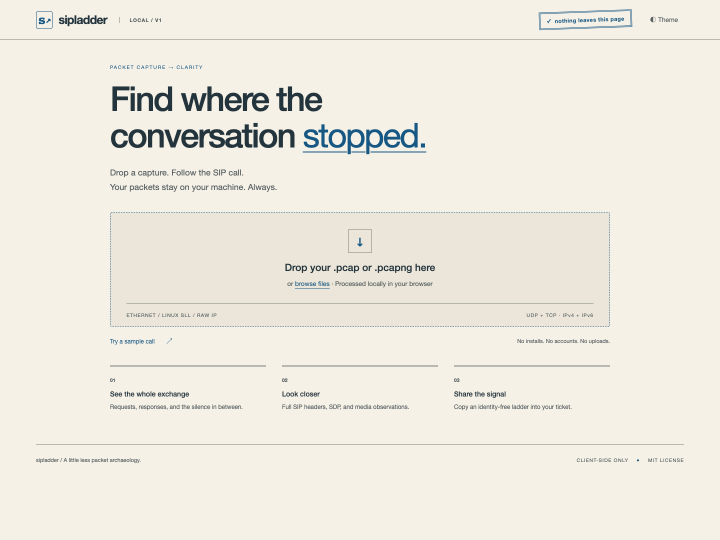
#> input picture docs/screenshots/01-drop.png, 1440 x 1080 px, found by its file name (shown at 1/2 size)
$ python make-demo.py
#> lines starting #> are read from the running program, lines starting #| are printed output that depends on the picture
"""Convert browser-check screenshots into the README animation. Requires Pillow."""
from PIL import Image, ImageOps
from pathlib import Path
frames = []
for name in ['01-drop.png', '02-ladder.png', '03-detail.png']:
    image = Image.open(Path('docs/screenshots') / name).convert('RGB')
#> image is the input picture: PIL image 1440x1080 RGB; mean R, G, B 238.3, 234.9, 225.1
    image = ImageOps.pad(image, (1100, 890), color='#f5f1e7', method=Image.Resampling.LANCZOS)
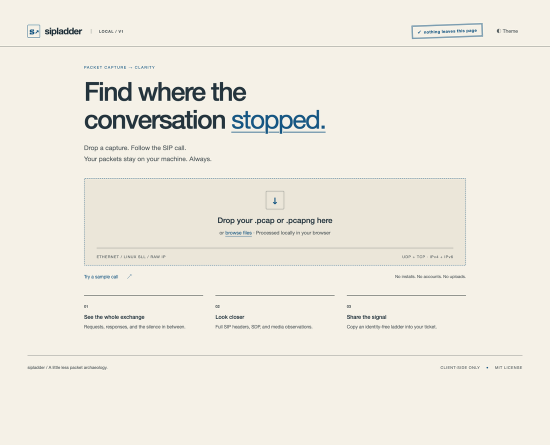
#> image: PIL image 1100x890 RGB (shown at 1/2 size); mean R, G, B 238.8, 235.4, 225.6
    frames.append(image.quantize(colors=128))
#> pass 2 of the loop `for name in ['01-drop.png', '02-ladder.png', '03-detail.png']:`:
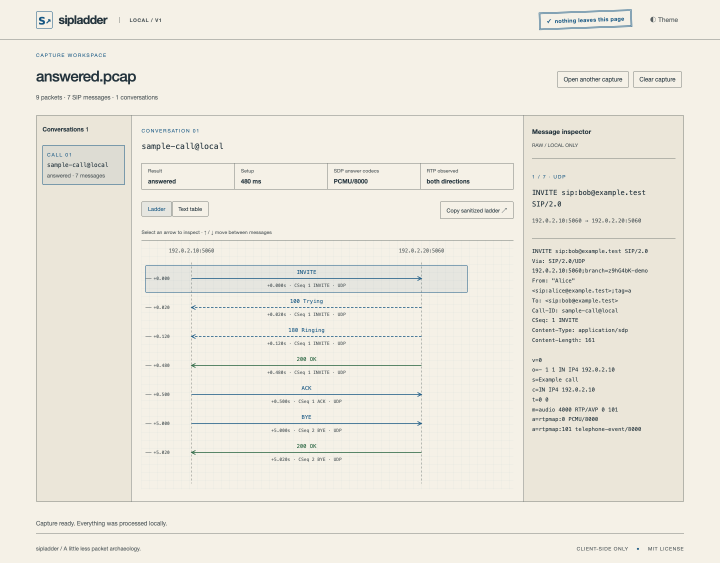
#> input picture docs/screenshots/02-ladder.png, 1440 x 1126 px, found by its file name (shown at 1/2 size)
#> image is the input picture: PIL image 1440x1126 RGB; mean R, G, B 237.2, 233.8, 223.8
#> `image = ImageOps.pad(image, (1100, 890), color='#f5f1e7', method=Image..`:
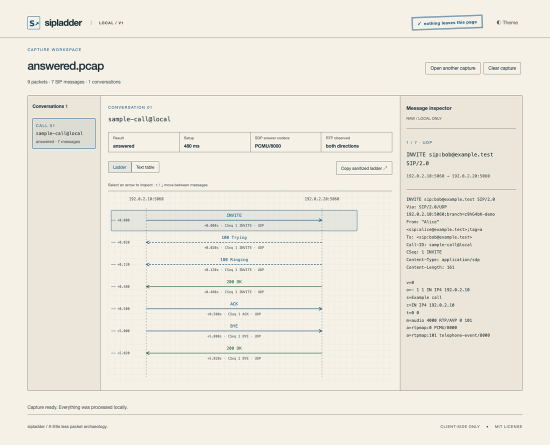
#> image: PIL image 1100x890 RGB (shown at 1/2 size); mean R, G, B 237.4, 234.1, 224
#> pass 3 of the loop `for name in ['01-drop.png', '02-ladder.png', '03-detail.png']:`:
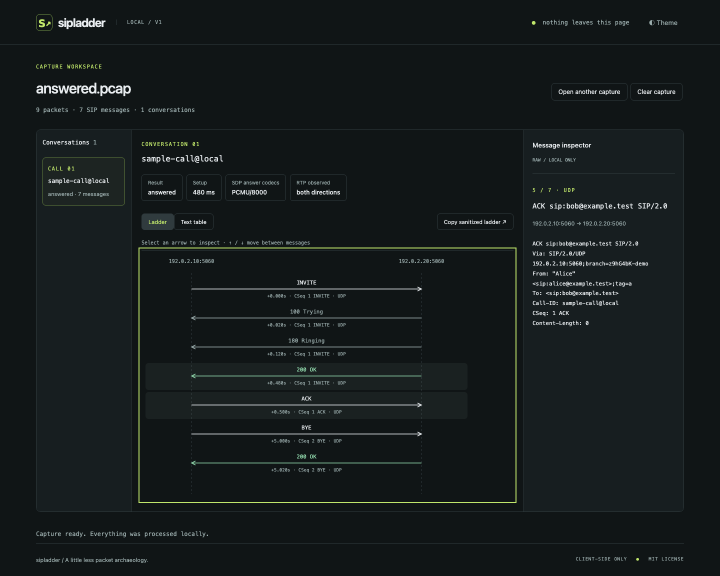
#> input picture docs/screenshots/03-detail.png, 1440 x 1151 px, found by its file name (shown at 1/2 size)
#> image is the input picture: PIL image 1440x1151 RGB; mean R, G, B 21.9, 27.7, 28.4
#> `image = ImageOps.pad(image, (1100, 890), color='#f5f1e7', method=Image..`:
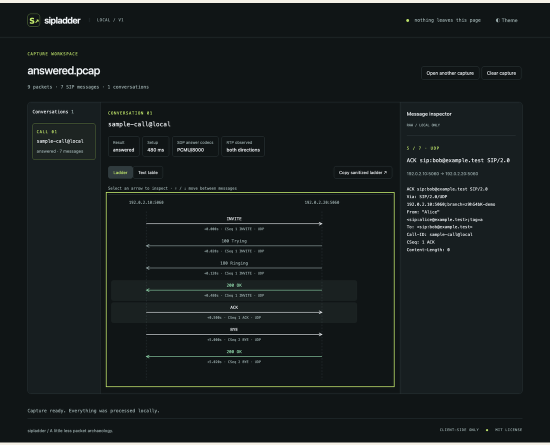
#> image: PIL image 1100x890 RGB (shown at 1/2 size); mean R, G, B 24.6, 30.4, 30.9
frames[0].save('docs/demo.gif', save_all=True, append_images=frames[1:], duration=[1800, 2400, 2400], loop=0, optimize=True)
